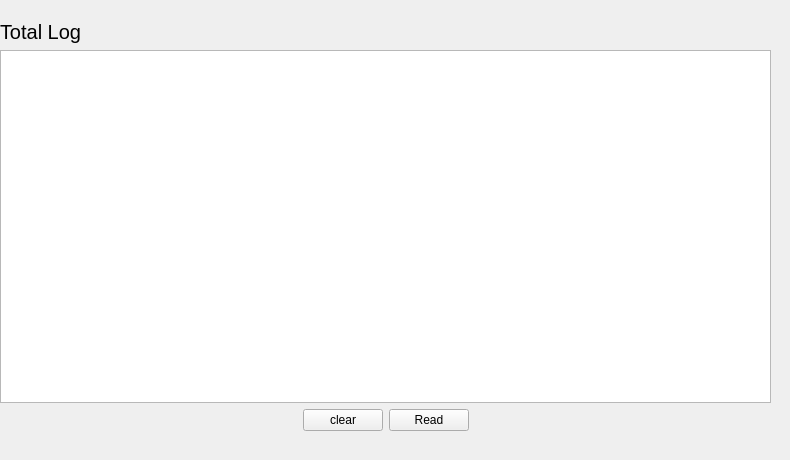
<?xml version="1.0" encoding="UTF-8"?>
<ui version="4.0">
 <class>QfileSocket</class>
 <widget class="QWidget" name="QfileSocket">
  <property name="geometry">
   <rect>
    <x>0</x>
    <y>0</y>
    <width>790</width>
    <height>460</height>
   </rect>
  </property>
  <property name="windowTitle">
   <string>Form</string>
  </property>
  <widget class="QWidget" name="widget" native="true">
   <property name="geometry">
    <rect>
     <x>0</x>
     <y>10</y>
     <width>790</width>
     <height>451</height>
    </rect>
   </property>
   <widget class="QWidget" name="verticalLayoutWidget">
    <property name="geometry">
     <rect>
      <x>0</x>
      <y>10</y>
      <width>771</width>
      <height>411</height>
     </rect>
    </property>
    <layout class="QVBoxLayout" name="verticalLayout">
     <item>
      <widget class="QLabel" name="label">
       <property name="font">
        <font>
         <pointsize>15</pointsize>
        </font>
       </property>
       <property name="text">
        <string>Total Log</string>
       </property>
      </widget>
     </item>
     <item>
      <layout class="QHBoxLayout" name="horizontalLayout">
       <item>
        <widget class="QTextEdit" name="pTeLogData">
         <property name="mouseTracking">
          <bool>false</bool>
         </property>
         <property name="focusPolicy">
          <enum>Qt::NoFocus</enum>
         </property>
        </widget>
       </item>
      </layout>
     </item>
     <item>
      <layout class="QHBoxLayout" name="horizontalLayout_2">
       <item>
        <spacer name="horizontalSpacer">
         <property name="orientation">
          <enum>Qt::Horizontal</enum>
         </property>
         <property name="sizeHint" stdset="0">
          <size>
           <width>40</width>
           <height>20</height>
          </size>
         </property>
        </spacer>
       </item>
       <item>
        <widget class="QPushButton" name="pPbclear">
         <property name="text">
          <string>clear</string>
         </property>
        </widget>
       </item>
       <item>
        <widget class="QPushButton" name="pPbQfileRead">
         <property name="text">
          <string>Read</string>
         </property>
        </widget>
       </item>
       <item>
        <spacer name="horizontalSpacer_2">
         <property name="orientation">
          <enum>Qt::Horizontal</enum>
         </property>
         <property name="sizeHint" stdset="0">
          <size>
           <width>40</width>
           <height>20</height>
          </size>
         </property>
        </spacer>
       </item>
      </layout>
     </item>
    </layout>
   </widget>
  </widget>
 </widget>
 <resources/>
 <connections/>
</ui>
